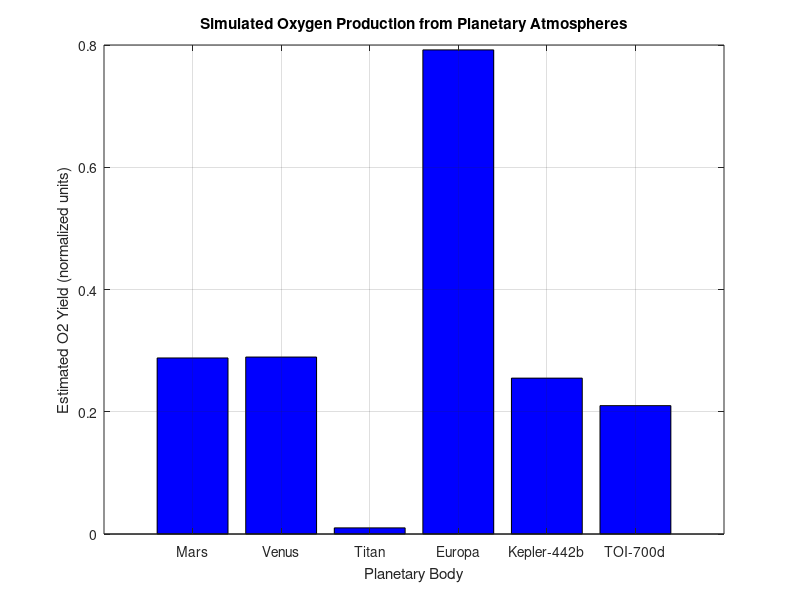

Reproduce this figure in MATLAB.
% Oxygen Production from Planetary Atmospheres Simulation
clc; clear; close all;

% Define planetary atmospheres (Composition in fraction)
planets = {'Mars', 'Venus', 'Titan', 'Europa', 'Kepler-442b', 'TOI-700d'};
CO2 = [0.96, 0.965, 0.0001, 0, 0.85, 0.70];  % CO2 fractions
H2O = [0, 0, 0, 0.99, 0, 0];  % H2O ice fractions
CH4 = [0, 0, 0.05, 0, 0, 0];  % CH4 fractions

% Define extraction efficiency
efficiency_CO2 = 0.3;  % 30% for CO2 electrolysis
efficiency_H2O = 0.8;  % 80% for water electrolysis
efficiency_CH4 = 0.2;  % 20% for methane cracking

% Compute oxygen production for each planet
O2_yield = (CO2 * efficiency_CO2) + (H2O * efficiency_H2O) + (CH4 * efficiency_CH4);

% Display results in MATLAB console
fprintf('Estimated Oxygen Production (normalized units):\n');
for i = 1:length(planets)
    fprintf('%s: %.4f\n', planets{i}, O2_yield(i));
end

% Plot results
figure;
bar(O2_yield, 'b');
set(gca, 'xticklabel', planets);
xlabel('Planetary Body');
ylabel('Estimated O2 Yield (normalized units)');
title('Simulated Oxygen Production from Planetary Atmospheres');
grid on;
